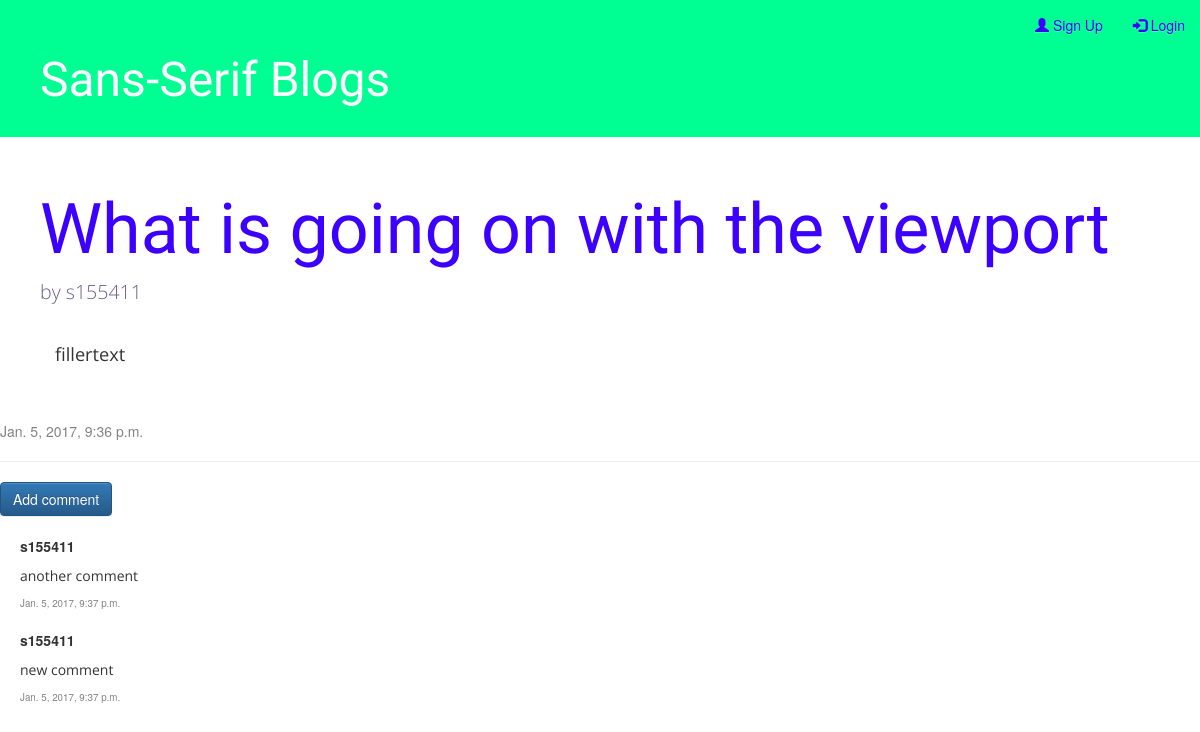
The page /post/22/ on the database its author committed.
### blog/models.py (models this page shows, shortened)
class Post(models.Model): #models.Model means django knows it should save this model in the database
    author = models.ForeignKey('auth.User')
    title = models.CharField(max_length=200)
    text = models.TextField()
    created_date = models.DateTimeField(
            default=timezone.now)
    published_date = models.DateTimeField(
            blank=True, null=True)

class Comment(models.Model):
    post = models.ForeignKey('blog.Post', related_name='comments')
    author = models.ForeignKey('auth.User')
    text = models.TextField()
    created_date = models.DateTimeField(default=timezone.now)
    approved_comment = models.BooleanField(default=False)

### blog/views.py (the view)
# urls.py: url(r'^post/(?P<pk>\d+)/$', views.post_detail, name='post_detail'),
def post_detail(request, pk):
    post = get_object_or_404(Post, pk=pk)
    return render(request, 'blog/post_detail.html', {'post': post})

### blog/templates/blog/post_detail.html (shortened to what this page needs)
{% load staticfiles %}
<html>
<head>
    <link rel="stylesheet" href="//maxcdn.bootstrapcdn.com/bootstrap/3.2.0/css/bootstrap.min.css">
    <link rel="stylesheet" href="//maxcdn.bootstrapcdn.com/bootstrap/3.2.0/css/bootstrap-theme.min.css">
    <link rel="stylesheet" href="{% static 'css/blog.css' %}">
</head>
<body>
  <nav class="navbar navbar-fixed-top">
    <div class="container-fluid">
      <div class="collapse navbar-collapse" id="myNavbar">
        <ul class="nav navbar-nav navbar-right">
          {% if user.is_authenticated %}
          <li><a href="{% url 'logout' %}" title="log out of your account"><span class="glyphicon glyphicon-log-out"></span> log out</a></li>
          <li><a href="{% url 'user_details' %}" title="see details of your account"> {{user.username}}</a></li>
          <li><a href="{% url 'post_draft_list' %}" title="look at your drafts"><span class="glyphicon glyphicon-edit"></span> go to drafts</a></li>
          <li><a href="{% url 'post_new' %}" title="make a post"><span class="glyphicon glyphicon-plus"></span> make a post</a></li>
          {% else %}
          <li><a href="{% url 'new_user' %}" title="create an account"><span class="glyphicon glyphicon-user"></span> Sign Up</a></li>
          <li><a href="{% url 'login' %}" title="log into your account"><span class="glyphicon glyphicon-log-in"></span> Login</a></li>
          {% endif %}
        </ul>
      </div>
    </div>
  </nav>
    <div class="jumbotron">
        <h1><a href="/">Sans-Serif Blogs</a></h1>
    </div>
  <div class="jumbotron post-detail-headline">
    <h1>{{ post.title }}</h1>
    <p>by {{ post.author }}</p>
  </div>
  <div class ="content container post-detail-text">
    <div class="post">
      <p>{{ post.text|linebreaksbr }}</p>
    </div>
  </div>
  {% if post.published_date %}
  <div class="date">
    {{ post.published_date }}
  </div>
  {% endif %}
  <hr>
  <a class="btn btn-primary" href="{% url 'add_comment_to_post' pk=post.pk %}" title="add a comment to this post">Add comment</a>
  {% for comment in post.comments.all reversed %}
      <div class="comment" id="comments">
          <strong>{{ comment.author }}</strong>
          <p>{{ comment.text|linebreaks }}</p>
          <div class="date">
              <span id="dateofcomment">{{ comment.created_date }}</span>
          </div>
      </div>
  {% empty %}
      <p>Be the first one to make a comment!</p>
  {% endfor %}
</body>
</html>

### blog/static/css/blog.css (style rules this page uses)
.jumbotron { background-color: #00ff93; margin-top: 1em; padding: 20px 20px 20px 40px; margin-bottom: 0px; }
.jumbotron h1, .jumbotron h1 a, .jumbotron h1 a:visited, .jumbotron h1 a:active { color: #ffffff; font-size: 36pt; text-decoration: none; }
.content { margin-left: 40px; }
h1, h2, h3, h4 { font-family: 'Comfortaa', bold, sans-serif; }
.date { color: #828282; }
.post { margin-bottom: 3em; }
p { font-family: 'Open Sans', sans-serif; }
.post-detail-headline { background-color: rgb(255,255,255); }
.post-detail-headline h1 { color: #3b00ff; font-size: 5em; }
.post-detail-headline p { color: #6a5e87; font-size: 1.4em; }
.post-detail-text { font-size: 1.3em; }
.navbar { background-color: #00ff93; margin:0; }
.navbar a { color: #3b00ff; }
.comment { margin: 20px 0px 20px 20px; }
#dateofcomment { font-size: 0.7em; }
.container-fluid { margin-left: 0px; margin-right: 0px; }

### rows shown on the page
Post: title "What is going on with the viewport", author "s155411", text "fillertext", published_date "Jan. 5, 2017, 9:36 p.m."
Comment: author "s155411", text "another comment", created_date "Jan. 5, 2017, 9:37 p.m."
Comment: author "s155411", text "new comment", created_date "Jan. 5, 2017, 9:37 p.m."
